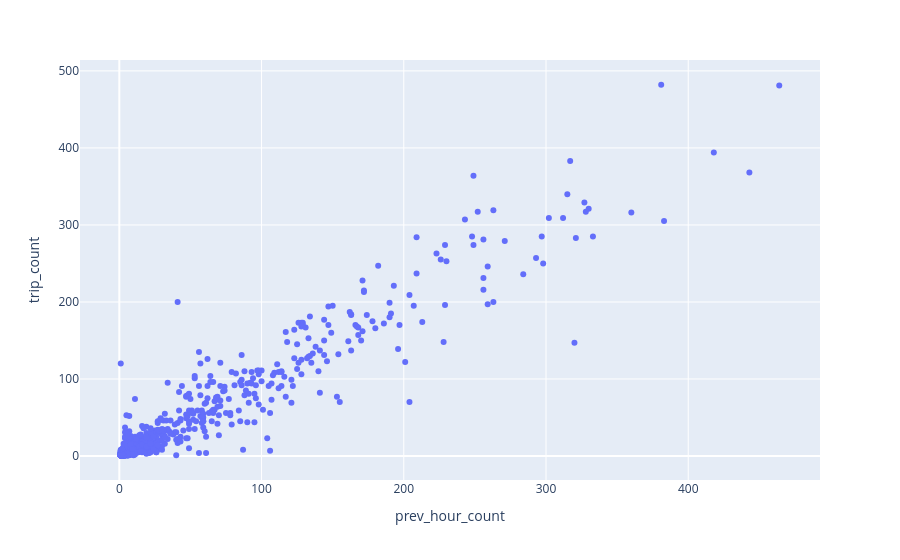

The cell this chart's notebook holds for it:
### Code cell
hourly_with_lag.plot.scatter(
    x="prev_hour_count",
    y="trip_count",
)

### Figure 1 — Plotly figure (JSON) as saved in the notebook; plotly's stock layout.template omitted (floating-point values rounded to 4 significant figures; data arrays with more than 128 entries replaced by an {"elided": "..."} marker saying what was removed)
{"data": [{"hovertemplate": "prev_hour_count=%{x}<br>trip_count=%{y}<extra></extra>", "legendgroup": "", "marker": {"color": "#636efa", "symbol": "circle"}, "mode": "markers", "name": "", "orientation": "v", "showlegend": false, "type": "scatter", "x": {"elided": "1000 float values"}, "xaxis": "x", "y": {"elided": "1000 int values"}, "yaxis": "y"}], "layout": {"legend": {"tracegroupgap": 0}, "margin": {"t": 60}, "xaxis": {"anchor": "y", "domain": [0, 1], "title": {"text": "prev_hour_count"}}, "yaxis": {"anchor": "x", "domain": [0, 1], "title": {"text": "trip_count"}}}}
